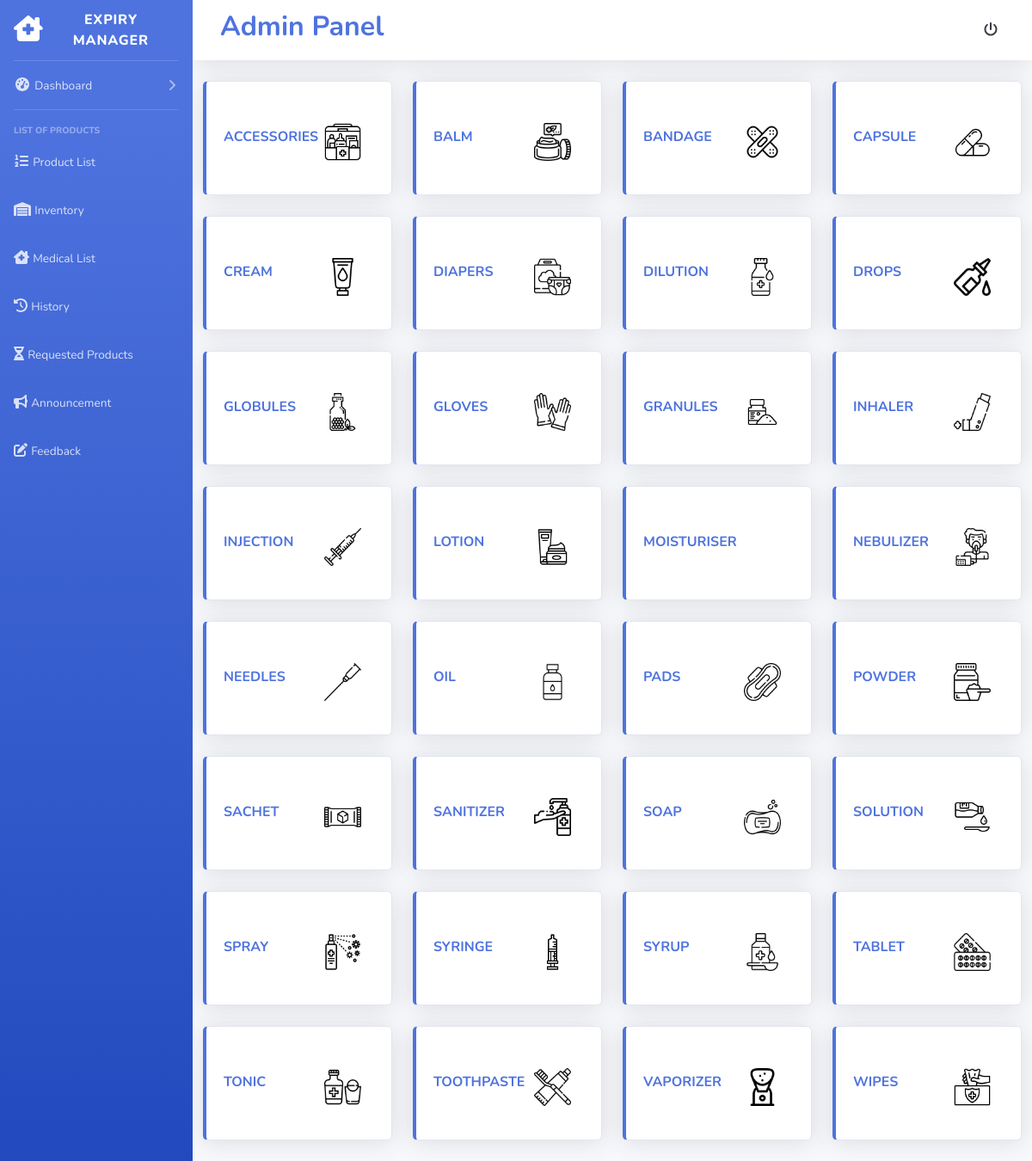
/admin/dashboard.php?page=ad_dashboard.php (signed in), run on the app's committed database.
### tables this page shows
CREATE TABLE `categories` (
  `cat_id` int(11) NOT NULL,
  `cat_name` varchar(250) NOT NULL,
  `cat_img` varchar(250) NOT NULL,
  `created_at` timestamp NOT NULL DEFAULT current_timestamp()
);

### admin/ad_dashboard.php (the view)
<?php
$show_cat = "SELECT * FROM `categories` ORDER BY `categories`.`cat_name` ASC";
$result = $conn->query($show_cat);
?>
<div class="row">
    <?php
    if ($result->num_rows > 0) {
        while ($row = $result->fetch_assoc()) {
    ?>
                <div class="col-xl-3 col-md-6 mb-4">
                    <a href="dashboard.php?page=ad_cat.php&&cat_id=<?php echo $row['cat_id'] ?>">
                        <div class="card border-left-primary shadow h-100 py-2 www">
                            <div class="card-body">
                                <div class="row no-gutters align-items-center">
                                    <div class="col-8 ">
                                        <div class="text-xs font-weight-bold text-primary text-uppercase mb-1"><?php echo $row['cat_name'] ?></div>
                                    </div>
                                    <div class="col-4 ms-auto">
                                        <img src="../admin/category/<?php echo $row['cat_img'] ?>" class="w-75" alt="">
                                    </div>
                                </div>
                            </div>
                        </div>
                    </a>
                </div>
    <?php
            }
        }
    ?>
</div>

### admin/dashboard.php (shortened to what this page needs)
<?php
include('../database/conn.php');
?>
<!DOCTYPE html>
<html lang="en">
<head>
    <link href="../vendor/fontawesome-free/css/all.min.css" rel="stylesheet" type="text/css">
    <link rel="stylesheet" href="https://cdnjs.cloudflare.com/ajax/libs/font-awesome/6.0.0/css/all.min.css" />
    <link href="../css/sb-admin-2.css" rel="stylesheet">
    <link rel="stylesheet" href="../css/img.css">
</head>
<body id="page-top">
    <div id="wrapper">
        <ul class="navbar-nav bg-gradient-primary sidebar sidebar-dark accordion" id="accordionSidebar">
            <a class="sidebar-brand d-flex align-items-center justify-content-center">
                <div class="sidebar-brand-icon">
                    <i class="fas fa-clinic-medical" style="height: 30px;"></i>
                </div>
                <div class="sidebar-brand-text mx-3">Expiry Manager</div>
            </a>
            <hr class="sidebar-divider my-0">
            <li class="nav-item">
                <a class="nav-link collapsed" href="#" data-toggle="collapse" data-target="#collapseUtilities" aria-expanded="true" aria-controls="collapseUtilities">
                    <i class="fas fa-fw fa-tachometer-alt"></i>
                    <span>Dashboard</span>
                </a>
            </li>
            <hr class="sidebar-divider">
            <div class="sidebar-heading">
                List of Products
            </div>
            <li class="nav-item">
                <a class="nav-link collapsed" href="../admin/dashboard.php?page=product_list.php">
                    <i class="fa-solid fa-list-ol"></i>
                    <span>Product List</span>
                </a>
            </li>
            <li class="nav-item">
                <a class="nav-link collapsed" href="../admin/dashboard.php?page=inventory.php">
                    <i class="fa-solid fa-warehouse"></i>
                    <span>Inventory</span>
                </a>
            </li>
            <li class="nav-item">
                <a class="nav-link collapsed" href="../admin/dashboard.php?page=medical_list.php">
                    <i class="fa-solid fa-house-chimney-medical"></i>
                    <span>Medical List</span>
                </a>
            </li>
            <li class="nav-item">
                <a class="nav-link collapsed" href="../admin/dashboard.php?page=history.php">
                    <i class="fa-solid fa-clock-rotate-left"></i>
                    <span>History</span>
                </a>
            </li>
            <li class="nav-item">
                <a class="nav-link collapsed" href="../admin/dashboard.php?page=requested_product.php">
                    <i class="fa-solid fa-hourglass"></i>
                    <span>Requested Products</span>
                </a>
            </li>
            <li class="nav-item">
                <a class="nav-link collapsed" href="../admin/dashboard.php?page=announcement.php">
                    <i class="fa-solid fa-bullhorn"></i>
                    <span>Announcement</span>
                </a>
            </li>
            <li class="nav-item">
                <a class="nav-link collapsed" href="../admin/dashboard.php?page=feedback.php">
                    <i class="fa-solid fa-pen-to-square"></i>
                    <span>Feedback</span>
                </a>
            </li>
        </ul>
        <div id="content-wrapper" class="d-flex flex-column">
            <div id="content">
                <nav class="navbar navbar-expand navbar-light bg-white topbar mb-4 static-top shadow">
                    <form class="d-none d-sm-inline-block form-inline mr-auto ml-md-3 my-2 my-md-0 mw-100">
                        <h2 style="color: #4e73df; font-weight: bold;">
                            Admin Panel
                        </h2>
                    </form>
                    <ul class="navbar-nav ml-auto">
                        <a class="dropdown-item" href="#" data-toggle="modal" data-target="#logoutModal">
                            <i class="fa-solid fa-power-off "></i>
                        </a>
                    </ul>
                </nav>
                <div class="container-fluid">
                    <div class="row">
                        <?php
                        if (isset($_REQUEST['page']) && $_REQUEST['page'] != null) {
                            if ($_GET['page'] == 'product_list.php')
                                include('product_list.php');
                            else
                            if ($_GET['page'] == 'inventory.php')
                                include('inventory.php');
                            else
                            if ($_GET['page'] == 'medical_list.php')
                                include('medical_list.php');
                            else
                            if ($_GET['page'] == 'history.php')
                                include('history.php');
                            else
                            if ($_GET['page'] == 'requested_product.php')
                                include('requested_product.php');
                            else
                            if ($_GET['page'] == 'announcement.php')
                                include('announcement.php');
                            else
                            if ($_GET['page'] == 'feedback.php')
                                include('feedback.php');
                            else
                                if ($_GET['page'] == 'cat_dash.php')
                                include('cat_dash.php');
                            else
                                if ($_GET['page'] == 'ad_cat.php')
                                include('ad_cat.php');
                            else
                                if ($_GET['page'] == 'ad_dashboard.php')
                                include('ad_dashboard.php');
                            else
                                include('dashboard1.php');
                        } else
                            include('dashboard1.php');
                        ?>
                    </div>
                </div>
            </div>
        </div>
    </div>
</body>
</html>

### css/img.css (style rules this page uses)
.www { box-shadow: 10px 10px 5px lightblue; font-size: 50px; color: red; }

### data on the page
categories: cat_name "ACCESSORIES", cat_img (picture)
categories: cat_name "BALM", cat_img (picture)
categories: cat_name "BANDAGE", cat_img (picture)
categories: cat_name "CAPSULE", cat_img (picture)
categories: cat_name "CREAM", cat_img (picture)
categories: cat_name "DIAPERS", cat_img (picture)
categories: cat_name "DILUTION", cat_img (picture)
categories: cat_name "DROPS", cat_img (picture)
categories: cat_name "GLOBULES", cat_img (picture)
categories: cat_name "GLOVES", cat_img (picture)
categories: cat_name "GRANULES", cat_img (picture)
categories: cat_name "INHALER", cat_img (picture)
categories: cat_name "INJECTION", cat_img (picture)
categories: cat_name "LOTION", cat_img (picture)
categories: cat_name "MOISTURISER"
categories: cat_name "NEBULIZER", cat_img (picture)
categories: cat_name "NEEDLES", cat_img (picture)
categories: cat_name "OIL", cat_img (picture)
categories: cat_name "PADS", cat_img (picture)
categories: cat_name "POWDER", cat_img (picture)
categories: cat_name "SACHET", cat_img (picture)
categories: cat_name "SANITIZER", cat_img (picture)
categories: cat_name "SOAP", cat_img (picture)
categories: cat_name "SOLUTION", cat_img (picture)
categories: cat_name "SPRAY", cat_img (picture)
categories: cat_name "SYRINGE", cat_img (picture)
categories: cat_name "SYRUP", cat_img (picture)
categories: cat_name "TABLET", cat_img (picture)
categories: cat_name "TONIC", cat_img (picture)
categories: cat_name "TOOTHPASTE", cat_img (picture)
categories: cat_name "VAPORIZER", cat_img (picture)
categories: cat_name "WIPES", cat_img (picture)
